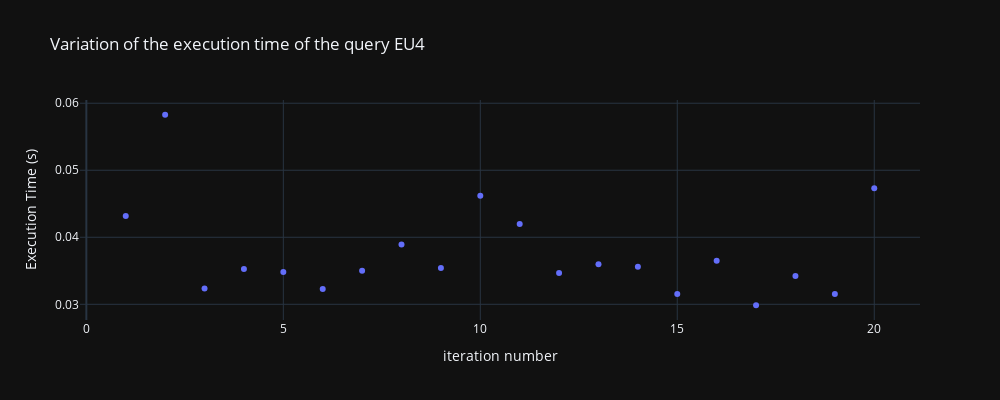

The cell this chart's notebook holds for it:
### Code cell
import plotly.express as px
fig = px.scatter(x=[i for i in range(1,num_iterations+1)], labels={'x': 'iteration number', 'y': 'Execution Time (s)'}, y=execution_times, title='Variation of the execution time of the query EU4', template='plotly_dark')
fig.update_layout(width=1000, height=400)
fig.show()

### Figure 1 — Plotly figure (JSON) as saved in the notebook; plotly's stock layout.template omitted (floating-point values rounded to 4 significant figures)
{"data": [{"hovertemplate": "iteration number=%{x}<br>Execution Time (s)=%{y}<extra></extra>", "legendgroup": "", "marker": {"color": "#636efa", "symbol": "circle"}, "mode": "markers", "name": "", "orientation": "v", "showlegend": false, "type": "scatter", "x": [1, 2, 3, 4, 5, 6, 7, 8, 9, 10, 11, 12, 13, 14, 15, 16, 17, 18, 19, 20], "xaxis": "x", "y": [0.04316, 0.05828, 0.03237, 0.03528, 0.03481, 0.03227, 0.03502, 0.03893, 0.0354, 0.0462, 0.042, 0.03468, 0.03597, 0.03562, 0.03153, 0.03649, 0.02986, 0.03424, 0.03152, 0.04732], "yaxis": "y"}], "layout": {"height": 400, "legend": {"tracegroupgap": 0}, "title": {"text": "Variation of the execution time of the query EU4"}, "width": 1000, "xaxis": {"anchor": "y", "domain": [0, 1], "title": {"text": "iteration number"}}, "yaxis": {"anchor": "x", "domain": [0, 1], "title": {"text": "Execution Time (s)"}}}}
